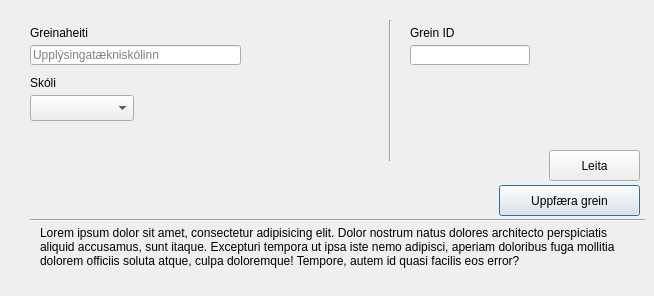
      <widget class="QWidget" name="divisionsTabCreate_3">
       <attribute name="title">
        <string>Grein</string>
       </attribute>
       <widget class="QLineEdit" name="lineEditCourseAddCourseName_10">
        <property name="geometry">
         <rect>
          <x>30</x>
          <y>45</y>
          <width>211</width>
          <height>20</height>
         </rect>
        </property>
        <property name="focusPolicy">
         <enum>Qt::StrongFocus</enum>
        </property>
        <property name="maxLength">
         <number>75</number>
        </property>
        <property name="placeholderText">
         <string>Upplýsingatækniskólinn</string>
        </property>
       </widget>
       <widget class="Line" name="line_34">
        <property name="geometry">
         <rect>
          <x>30</x>
          <y>210</y>
          <width>615</width>
          <height>20</height>
         </rect>
        </property>
        <property name="orientation">
         <enum>Qt::Horizontal</enum>
        </property>
       </widget>
       <widget class="QComboBox" name="comboBox_18">
        <property name="geometry">
         <rect>
          <x>30</x>
          <y>95</y>
          <width>104</width>
          <height>26</height>
         </rect>
        </property>
       </widget>
       <widget class="QLabel" name="label_133">
        <property name="geometry">
         <rect>
          <x>40</x>
          <y>226</y>
          <width>591</width>
          <height>61</height>
         </rect>
        </property>
        <property name="text">
         <string>Lorem ipsum dolor sit amet, consectetur adipisicing elit. Dolor nostrum natus dolores architecto perspiciatis aliquid accusamus, sunt itaque. Excepturi tempora ut ipsa iste nemo adipisci, aperiam doloribus fuga mollitia dolorem officiis soluta atque, culpa doloremque! Tempore, autem id quasi facilis eos error?</string>
        </property>
        <property name="textFormat">
         <enum>Qt::AutoText</enum>
        </property>
        <property name="scaledContents">
         <bool>false</bool>
        </property>
        <property name="alignment">
         <set>Qt::AlignLeading|Qt::AlignLeft|Qt::AlignTop</set>
        </property>
        <property name="wordWrap">
         <bool>true</bool>
        </property>
       </widget>
       <widget class="QPushButton" name="pushButton_29">
        <property name="geometry">
         <rect>
          <x>499</x>
          <y>185</y>
          <width>141</width>
          <height>31</height>
         </rect>
        </property>
        <property name="sizePolicy">
         <sizepolicy hsizetype="Minimum" vsizetype="Fixed">
          <horstretch>0</horstretch>
          <verstretch>0</verstretch>
         </sizepolicy>
        </property>
        <property name="layoutDirection">
         <enum>Qt::LeftToRight</enum>
        </property>
        <property name="autoFillBackground">
         <bool>false</bool>
        </property>
        <property name="text">
         <string>Uppfæra grein</string>
        </property>
        <property name="autoDefault">
         <bool>false</bool>
        </property>
        <property name="default">
         <bool>true</bool>
        </property>
        <property name="flat">
         <bool>false</bool>
        </property>
       </widget>
       <widget class="QLabel" name="label_134">
        <property name="geometry">
         <rect>
          <x>30</x>
          <y>20</y>
          <width>101</width>
          <height>20</height>
         </rect>
        </property>
        <property name="layoutDirection">
         <enum>Qt::LeftToRight</enum>
        </property>
        <property name="text">
         <string>Greinaheiti</string>
        </property>
        <property name="alignment">
         <set>Qt::AlignBottom|Qt::AlignLeading|Qt::AlignLeft</set>
        </property>
       </widget>
       <widget class="QLabel" name="label_135">
        <property name="geometry">
         <rect>
          <x>30</x>
          <y>70</y>
          <width>101</width>
          <height>20</height>
         </rect>
        </property>
        <property name="text">
         <string>Skóli</string>
        </property>
        <property name="alignment">
         <set>Qt::AlignBottom|Qt::AlignLeading|Qt::AlignLeft</set>
        </property>
       </widget>
       <widget class="QLineEdit" name="lineEditCourseAddCourseNum_5">
        <property name="geometry">
         <rect>
          <x>410</x>
          <y>45</y>
          <width>120</width>
          <height>20</height>
         </rect>
        </property>
        <property name="inputMask">
         <string/>
        </property>
        <property name="text">
         <string/>
        </property>
        <property name="maxLength">
         <number>11</number>
        </property>
        <property name="placeholderText">
         <string/>
        </property>
       </widget>
       <widget class="QPushButton" name="pushButton_37">
        <property name="geometry">
         <rect>
          <x>549</x>
          <y>150</y>
          <width>91</width>
          <height>31</height>
         </rect>
        </property>
        <property name="text">
         <string>Leita</string>
        </property>
       </widget>
       <widget class="QLabel" name="label_164">
        <property name="geometry">
         <rect>
          <x>410</x>
          <y>20</y>
          <width>101</width>
          <height>20</height>
         </rect>
        </property>
        <property name="text">
         <string>Grein ID</string>
        </property>
        <property name="alignment">
         <set>Qt::AlignBottom|Qt::AlignLeading|Qt::AlignLeft</set>
        </property>
       </widget>
       <widget class="Line" name="line_42">
        <property name="geometry">
         <rect>
          <x>380</x>
          <y>20</y>
          <width>20</width>
          <height>141</height>
         </rect>
        </property>
        <property name="orientation">
         <enum>Qt::Vertical</enum>
        </property>
       </widget>
      </widget>
